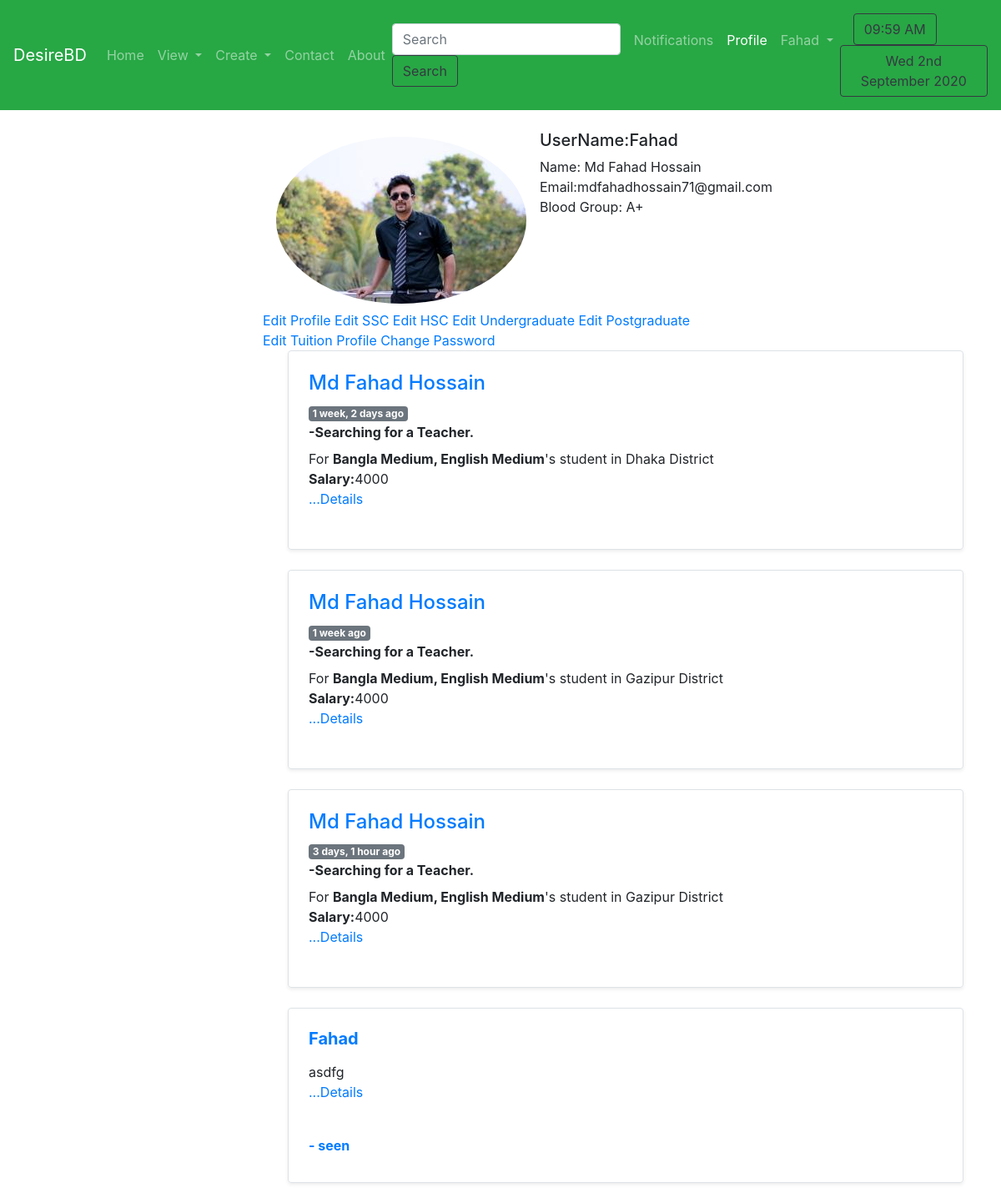
The page /profile/userprofile/ (signed in) on the database its author committed.
### person/models.py (models this page shows, shortened)
class UserProfile(models.Model):
    GENRE_CHOICES = (
        ('Male', 'MALE'),
        ('Female', 'FEMALE'),
    )
    MARITAL_STATUS_CHOICES = (
        ('Married', 'Married'),
        ('Unmarried', 'Unmarried'),
        ('Divorced', 'Divorced'),
        ('Engaged', 'Engaged'),
        ('Separated', 'Separated'),
    )
    CATEGORY=(
        ('Student', 'Student'),
        ('Teacher', 'Teacher'),
        ('Employee', 'Employee'),
        ('Employeer', 'Employeer'),
    )
    BLOOD_GROUP=(
        ('A+', 'A+'),
        ('A-', 'A-'),
        ('AB+', 'AB+'),
        ('AB-', 'AB-'),
        ('B+', 'B+'),
        ('B-', 'B-'),
        ('O+', 'O+'),
        ('O-', 'O-'),
    )
    user = models.OneToOneField(User,on_delete=models.CASCADE)
    birth_date = models.DateField()
    blood_group=models.CharField(max_length=3, choices=BLOOD_GROUP)
    genre = models.CharField(max_length=50, choices=GENRE_CHOICES)
    address = models.CharField(max_length=150)
    phone=models.CharField(max_length=13)
    nationality = models.CharField(max_length=30)
    marital_status = models.CharField(max_length=50, choices=MARITAL_STATUS_CHOICES)
    religion = models.CharField(max_length=50)
    biodata=models.TextField()
    profession=models.CharField(max_length=50,choices=CATEGORY,null=True)
    image=models.ImageField(default='default.jpg', upload_to='tuition/images')
    AUTH_PROFILE_MODULE = 'app.UserProfile'

class District(models.Model):
    name = models.CharField(max_length=150)
    def __str__(self):
        return self.name

### posts/models.py (models this page shows, shortened)
class TuitionPost(models.Model):
    Choice_Medium = (
        ('Bangla_Medium', 'Bangla Medium'),
        ('English_Medium', 'English Medium'),
        ('Arabic_Medium', 'Arabic Medium'),
        ('Hindi_Medium', 'Hindi Medium'),
        ('Sports_Section', 'Sports Section'),
        ('Singing_Section', 'Singing Section'),
        ('Dance_Section', 'Dance Section'),
        ('Extra Curricular Activities', 'Extra Curricular Activities'),
        ('Language Learning', 'Language Learning'),
        ('Computer Learning', 'Computer Learning'),
    )
    Choice_Approach = (
        ('Online_Help', 'Online Help'),
        ('Phone_Help', 'Phone Help'),
        ('Provide_Hand_Notes', 'Provide Hand_Notes'),
        ('Video_Tutorials', 'Video Tutorials'),
    )
    Choice_style = (
        ('Group_Tuition', 'Group Tuition'),
        ('Private_Tuition', 'Private Tuition'),
    )
    Choice_Place = (
        ('Class_Rooms', 'Class Rooms'),
        ('Coaching_Center', 'Coaching Center'),
        ('Home_Visit', 'Home Visit'),
    )
    district = models.ForeignKey(District, on_delete=models.SET_NULL, null=True, related_name='district_set')
    preferedPlace = models.ManyToManyField(SubDistrict, related_name='place_set')
    style = MultiSelectField(choices=Choice_style, max_choices=3, max_length=100)
    place = MultiSelectField(choices=Choice_Place, max_choices=3, max_length=100)
    approach = MultiSelectField(choices=Choice_Approach,max_choices=3, max_length=100)
    medium = MultiSelectField(choices=Choice_Medium,max_choices=3, max_length=100)
    sno = models.AutoField(primary_key=True)
    subject = models.ManyToManyField(Subject, related_name='subject_set')
    class_in = models.ManyToManyField(Classes, related_name='classes_set')
    salary = models.CharField(max_length=100)
    days=models.CharField(max_length=100)
    time_available = models.CharField(max_length=200)
    content = models.TextField()
    author = models.ForeignKey(User, on_delete=models.CASCADE)
    views = models.ManyToManyField(User, related_name='post_view')
    likes = models.ManyToManyField(User,related_name='tuition_post')
    timeStamp = models.DateTimeField(default=now)

### tolet/models.py (models this page shows, shortened)
class Post(models.Model):
    CATEGORY=(
        ('a', 'Flat'),
        ('b', 'Room'),
        ('c', 'Any_space'),
        ('d', 'Land'),
        ('e', 'Shop'),
        ('f', 'Hostel_seat'),
        ('g', 'Company'),
        ('h', 'Building'),
        ('i', 'Bill_board'),
        ('j', 'Media_advertisement'),
    )
    user=models.ForeignKey(User, on_delete=models.CASCADE, related_name='feeds')
    house_no=models.CharField(max_length=40, default="")
    post_code=models.CharField(max_length=50, default="")
    road_no=models.CharField(max_length=50, default="")
    village=models.CharField(max_length=50, default="")
    upozila=models.CharField(max_length=50, default="")
    Zilla=models.CharField(max_length=50, default="")
    division=models.CharField(max_length=50, default="")
    country=models.CharField(max_length=50, default="")
    category=models.CharField(max_length=1,choices=CATEGORY, default="")
    rent=models.IntegerField()
    no_of_img=models.IntegerField(default=0)
    area=models.CharField(max_length=50, default="")
    text=models.TextField(blank=False, max_length=500)
    timestamp=models.DateTimeField(default=now)
    views = models.ManyToManyField(User, related_name='tpost_view')
    likes = models.ManyToManyField(User, related_name='tolet_post')

### person/views.py (the view)
# urls.py: path('userprofile/', views.userprofile, name='userprofile'),
def userprofile(request):
    userp=UserProfile.objects.filter(user=request.user)
    query=request.user
    try:
        mypostauthor=TuitionPost.objects.filter(author=query)
    except TuitionPost.DoesNotExist:
        mypostauthor=None
    try:
        toletuser=Post.objects.filter(user=query)
    except Post.DoesNotExist:
        toletuser=None
    return render(request, 'person/userprofile.html',{'userp':userp, 'post':mypostauthor,'mytolet':toletuser})

### templates/person/userprofile.html (shortened to what this page needs)
{% extends 'basic.html' %}
{% load humanize %}
{% block userprofile %} active{% endblock userprofile %}
{% block body %}
{% load static %}
{% load crispy_forms_tags %}
{% if user.is_authenticated %}
<div class="col-md-6 offset-md-3">
        {% for u in userp %}
        {% if forloop.last  %}
        <div class="media">
            <img class="rounded-circle account-img my-2 mx-3 mr-3" src="{{u.image.url}}" alt="...">
            <div class="media-body">
                <h5 class="mt-0">UserName:{{user.username}}</h5>
                Name: {{user.first_name}} {{user.last_name}}
                <br>
                Email:{{user.email}}
                <br>
                Blood Group: {{u.blood_group}}
                <br>
            </div>
        </div>
        {% endif %}
        {% endfor %}
        <a href="/profile/updateprofile/"> Edit Profile</a>
        <a href="/profile/updatessc/"> Edit SSC</a>
        <a href="/profile/updatehsc/"> Edit HSC</a>
        <a href="/profile/afterhsc/"> Edit Undergraduate</a>
        <a href="/profile/postgraduate/"> Edit Postgraduate</a>
        <br>
        <a href="/profile/tuitionprofile/"> Edit Tuition Profile</a>
        <a href="/profile/changepass/"> Change Password</a>
    </div>
<div class="col-md-9 offset-md-3">
<div class="container">
    {% for post in post %}
    <div class="col-md-12 ">
        <div class="row bg-succes no-gutters border rounded overflow-hidden flex-md-row mb-4 shadow-sm h-md-250 position-relative">
            <div class="col  p-4 d-flex flex-column position-static">
                <strong class="d-inline-block mb-2 ">
                    <div>
                    <a href="/profile/otherprofile/{{post.author.username}}">
                        <h4>{{post.author.first_name}} {{post.author.last_name}}</h4>
                    </a>
                    <span class="badge badge-secondary">
                        {{post.timeStamp|naturaltime}}</span>
                </div>
                 -Searching for a Teacher.
                </strong>
                <div class="preview">
                For <b>{{post.medium}}</b>'s student
                   in {{post.district}} District
                <br>
                <b>Salary:</b>{{post.salary}}
                <br>
                    <p class="card-text mb-auto"> <a href="/posts/{{post.sno}}/"
                            class="stretched-link">...Details</a></p>
                    <br>
                </div>
            </div>
        </div>
    </div>
    {% endfor %}
    {% for item in mytolet %}
    <div class="col-md-12 ">
        <div class="row bg-succes no-gutters border rounded overflow-hidden flex-md-row mb-4 shadow-sm h-md-250 position-relative">
            <div class="col  p-4 d-flex flex-column position-static">
                <strong class="d-inline-block mb-2 text-primary">
                    <h5><b>{{item.user}}</b></h5>
                </strong>
                <div class="preview">
                    <p class="card-text mb-auto">{{item.text|safe|truncatechars:350}}</p>
                    <a href="/tolet/toletpost/{{item.id}}"
                            class="stretched-link">...Details</a></p>
                    <br>
                     <strong
                        class="d-inline-block mb-2 text-primary">
                        <span>- {{item.view}} seen</span></strong>
                </div>
            </div>
        </div>
    </div>
    {% endfor %}
    </div>
{% endif %}
{% endblock %}

### templates/basic.html (shortened to what this page needs)
<!doctype html>
<html lang="en">
<head>
  <link rel="stylesheet" href="https://stackpath.bootstrapcdn.com/bootstrap/4.2.1/css/bootstrap.min.css"
>
  {% load notifications_tags %}
  {% load static %}
</head>
<body>
  <nav class="navbar navbar-expand-lg navbar-dark bg-success">
    <a class="navbar-brand" href="/profile/">DesireBD</a>
    <div class="collapse navbar-collapse" id="navbarSupportedContent">
      <ul class="navbar-nav mr-auto">
        <li class="nav-item {% block blogactive %}
      {% endblock blogactive %} ">
          <a class="nav-link" href="/profile/">Home</a>
        </li>
        <li class="nav-item dropdown">
          <a class="nav-link dropdown-toggle" href="#" id="navbarDropdown" role="button" data-toggle="dropdown"
            aria-haspopup="true" aria-expanded="false">
            View
          </a>
        </li>
        <li class="nav-item dropdown">
          <a class="nav-link dropdown-toggle" href="#" id="navbarDropdown" role="button" data-toggle="dropdown"
            aria-haspopup="true" aria-expanded="false">
            Create
          </a>
        </li>
        <li class="nav-item  {% block contactactive %}
      {% endblock contactactive %}">
          <a class="nav-link" href="/profile/contact/">Contact</a>
        </li>
        <li class="nav-item  {% block aboutactive %}
      {% endblock aboutactive %}">
          <a class="nav-link" href="/profile/about_us/">About</a>
        </li>
      </ul>
      <ul class="navbar-nav ml-auto">
        {% if user.is_authenticated %}
        <form method="GET" action="/posts/search/" class="form-inline my-2 my-lg-0">
          <input class="form-control mr-sm-2 " type="search" placeholder="Search" aria-label="Search" name="q"
            id="search" >
          <button class="btn btn-outline-dark my-2 my-sm-0" type="submit"  value="{{ query|escape }}">Search</button>
        </form>
        <li class="nav-item {% block notifications %}
      {% endblock notifications %} ">
          <a class="nav-link" href="/profile/notification/">
            Notifications
          </a>
        </li>
        <li class="nav-item {% block userprofile %}
      {% endblock userprofile %} ">
          <a class="nav-link" href="/profile/userprofile/">Profile</a>
        </li>
        <li class="nav-item dropdown">
          <a class="nav-link dropdown-toggle" href="#" id="navbarDropdown" role="button" data-toggle="dropdown"
            aria-haspopup="true" aria-expanded="false">
            {{request.user}}
          </a>
        </li>
      </ul>
      {% endif %}
    </div>
    <div class="nav-item my-2">
      <div class="btn btn-outline-dark my-2 my-sm-0 mx-3"> {% now "h:i A" as current_time %}
        {{ current_time|center:"150"  }}
      </div>
      <div class="btn btn-outline-dark my-2 my-sm-0 ml-auto"> {% now "D jS F Y" %}
      </div>
    </div>
  </nav>
  <br>
  {% block body %} {% endblock %}
</body>
</html>

### rows shown on the page
UserProfile: image (picture), blood_group "A+"
TuitionPost: author.first_name "Md Fahad", author.last_name "Hossain", timeStamp "1 week, 2 days ago", medium "Bangla Medium, English Medium", district "Dhaka", salary "4000"
TuitionPost: author.first_name "Md Fahad", author.last_name "Hossain", timeStamp "1 week ago", medium "Bangla Medium, English Medium", district "Gazipur", salary "4000"
TuitionPost: author.first_name "Md Fahad", author.last_name "Hossain", timeStamp "3 days, 1 hour ago", medium "Bangla Medium, English Medium", district "Gazipur", salary "4000"
Post: user "Fahad", text "asdfg"

### other values the page prints
{{ request.user }} "Fahad"
{{ current_time|center:"150" }} "09:59 AM"
{{ user.username }} "Fahad"
{{ user.first_name }} "Md Fahad"
{{ user.last_name }} "Hossain"
{{ user.email }} "mdfahadhossain71@gmail.com"
